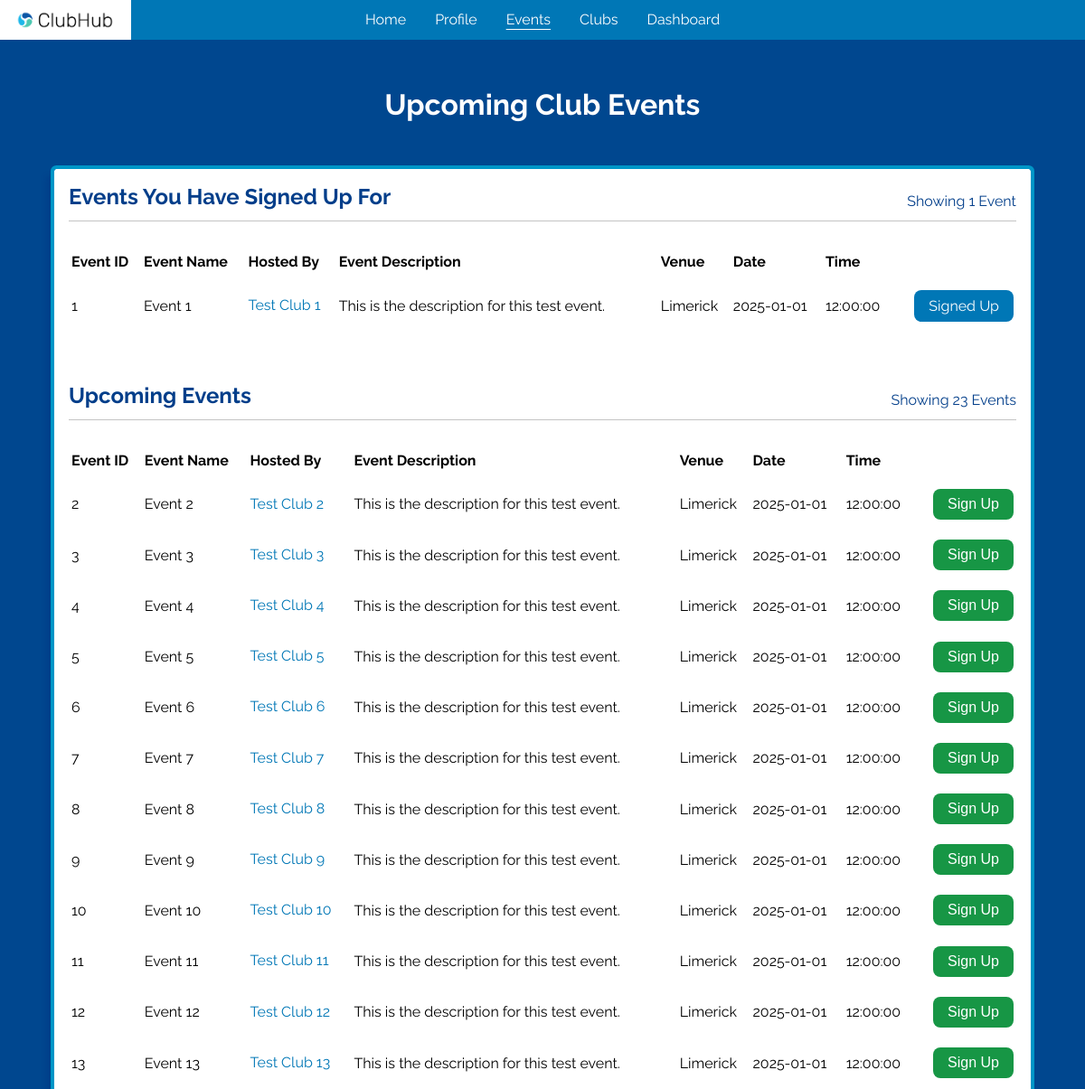
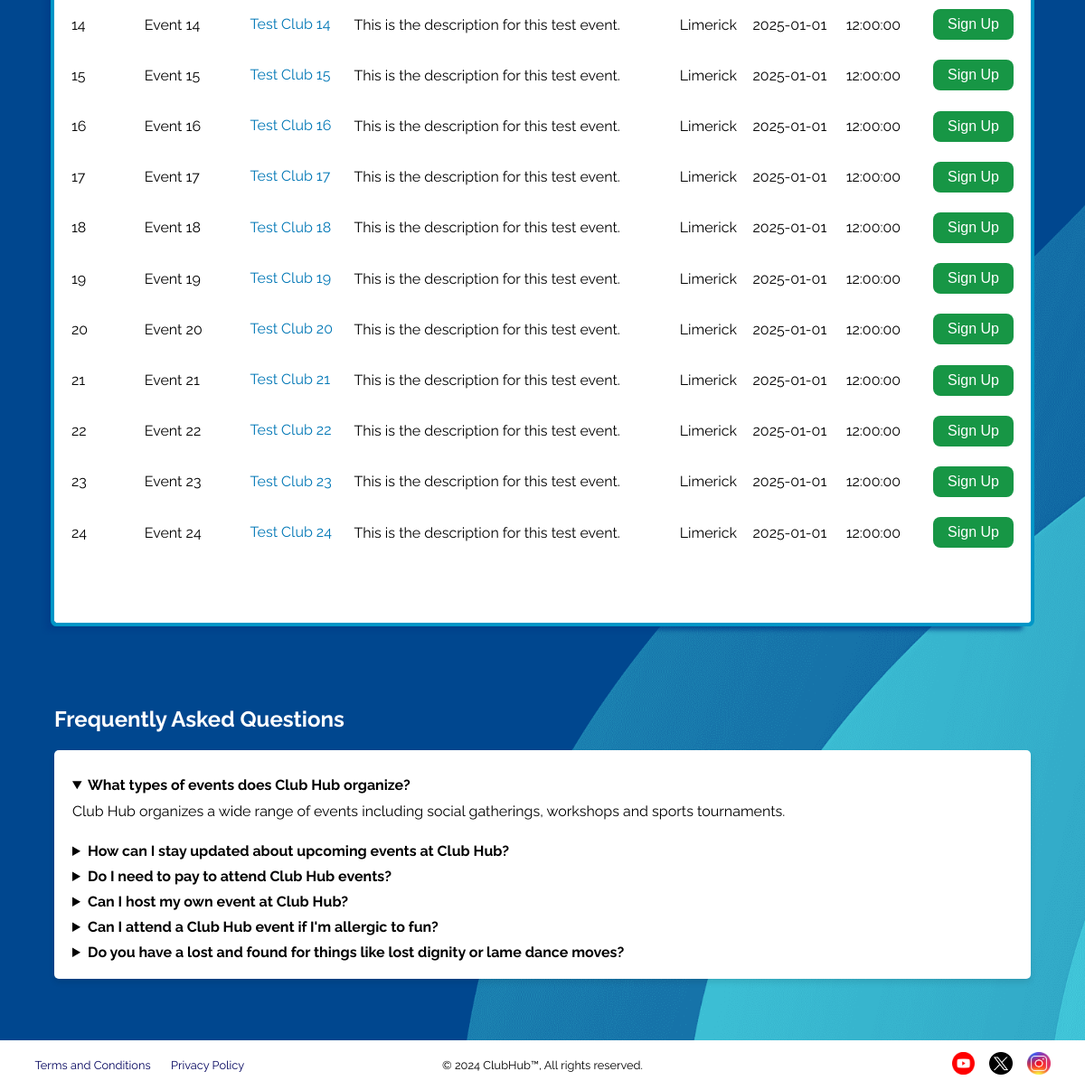
Screenshot of /events/ (signed in) with the database file from the repository (2 pictures, top to bottom).
### tables this page shows
CREATE TABLE events (
    event_id            INTEGER         NOT NULL,
    club_id             INTEGER         NOT NULL,
    event_name          TEXT            NOT NULL,
    event_description   TEXT            NOT NULL,
    venue               TEXT            NOT NULL,
    date                TEXT            NOT NULL,
    time                TEXT            NOT NULL,
    created             DATETIME        NOT NULL DEFAULT CURRENT_TIMESTAMP,
    updated             DATETIME        NOT NULL DEFAULT CURRENT_TIMESTAMP,
    -----------------------------------------------------------------------
    PRIMARY KEY (event_id),
    FOREIGN KEY (club_id) REFERENCES clubs(club_id)
);

CREATE TABLE clubs (
    club_id             INTEGER         NOT NULL,
    club_name           TEXT            NOT NULL,
    club_description    TEXT            NOT NULL,
    creator             INTEGER         NOT NULL,
    validity            TEXT            NOT NULL CHECK (validity IN ('PENDING', 'APPROVED', 'REJECTED')) DEFAULT 'PENDING',
    created             DATETIME        NOT NULL DEFAULT CURRENT_TIMESTAMP,
    updated             DATETIME        NOT NULL DEFAULT CURRENT_TIMESTAMP,
    -----------------------------------------------------------------------
    PRIMARY KEY (club_id),
    FOREIGN KEY (creator) REFERENCES users(user_id)
);

### application/blueprints/events.py (the view)
@events.route("/")
def events_main() -> str:
    invalid = validate_student_perms(endpoint="/events")
    if invalid:
        return invalid
    user_id: int = session["user-id"]
    return render_template(
        "html/student/events.html",
        registered=registered_events(user_id=user_id),
        unregistered=unregistered_events(user_id=user_id)
    )

### application/__init__.py (called while the page is built)
@app.teardown_appcontext
def close_connection(_exception) -> None:
    db: Connection = getattr(g, "_database", None)
    if db is not None:
        db.close()

### application/util/authentication/page_access.py (called while the page is built)
def validate_access_perms(user_type: str, endpoint: str) -> str | None:
    if "user" not in session:
        error(errtype=Error.RESTRICTED_PAGE_LOGGED_OUT, endpoint=endpoint)
        return render_template("misc/home.html")
    current_user_type: str = session["user-type"]
    if current_user_type != user_type:
        errtype: Error = Error[f"RESTRICTED_PAGE_{user_type}"]
        error(errtype=errtype, endpoint=endpoint, user_type=current_user_type)
        return render_template("html/misc/home.html")
    return None

### application/util/db_functions/__init__.py (called while the page is built)
def get_db() -> Connection:
    db: Connection | None = getattr(g, "_database", None)
    if db is None:
        db: Connection = connect(DB_PATH)
        db.row_factory = Row
        g._database = db
    return db

def query_db(query: str, *args, single: Optional[bool] = None) -> list[Row] | Row | None:
    single = False if single is None else single
    cursor: Cursor = get_db().cursor()
    cursor.execute(query, args)
    results: list[Row] = cursor.fetchall()
    cursor.close()
    if not results:
        return None
    return results[0] if single else results

### application/util/db_functions/events.py (called while the page is built)
def registered_events(user_id: int) -> list[Row] | None:
    return query_db(
        """
            SELECT *, ep.validity FROM event_info
            INNER JOIN event_participants ep USING (event_id)
            WHERE ep.user_id=?;
        """, user_id
    )

def unregistered_events(user_id: int) -> list[Row] | None:
    return query_db(
        """
            SELECT *, ep.validity FROM event_info
            LEFT JOIN event_participants ep ON event_info.event_id=ep.event_id AND ep.user_id=?
            WHERE ep.event_id IS NULL;
        """, user_id
    )

### application/templates/html/student/events.html (shortened to what this page needs)
{% extends "html/base/base.html" %}
{% block links %}
    <link rel="stylesheet" href="../../../static/css/events.css">
{% endblock %}
{% block header %}
    <header>
        <h1>Upcoming Club Events</h1>
    </header>
{% endblock %}
{% block content %}
    <div id="events-container">
        <div id="events-main">
            {% if registered %}
                {% if registered | length == 1 %}
                    {% set plural = "" %}
                {% else %}
                    {% set plural = "s" %}
                {% endif %}
                <div>
                    <h2>Events You Have Signed Up For</h2>
                    <p>Showing {{ registered | length }} Event{{ plural }}</p>
                </div>
                <table>
                    <thead>
                        <tr>
                            <th>Event ID</th>
                            <th>Event Name</th>
                            <th>Hosted By</th>
                            <th>Event Description</th>
                            <th>Venue</th>
                            <th>Date</th>
                            <th>Time</th>
                        </tr>
                    </thead>
                    <tbody>
                        {% for event in registered %}
                            <tr>
                                <td>{{ event["event_id"] }}</td>
                                <td>{{ event["event_name"] }}</td>
                                <td>
                                    <a class="about-club underlined-link underlined-link-db" href="/events/club-info?club_id={{ event["club_id"] }}">{{ event["club_name"] }}</a>
                                </td>
                                <td>{{ event["event_description"] }}</td>
                                <td>{{ event["venue"] }}</td>
                                <td>{{ event["date"] }}</td>
                                <td>{{ event["time"] }}</td>
                                {% if event["validity"] == "PENDING" %}
                                    <td><a class="pending" disabled>Registration Pending</a></td>
                                {% elif event["validity"] == "APPROVED" %}
                                    <td><a class="registered" disabled>Signed Up</a></td>
                                {% endif %}
                            </tr>
                        {% endfor %}
                    </tbody>
                </table>
            {% endif %}
            {% if unregistered %}
                {% if unregistered | length == 1 %}
                    {% set plural = "" %}
                {% else %}
                    {% set plural = "s" %}
                {% endif %}
                <div>
                    <h2>Upcoming Events</h2>
                    <p>Showing {{ unregistered | length }} Event{{ plural }}</p>
                </div>
                <table>
                    <thead>
                        <tr>
                            <th>Event ID</th>
                            <th>Event Name</th>
                            <th>Hosted By</th>
                            <th>Event Description</th>
                            <th>Venue</th>
                            <th>Date</th>
                            <th>Time</th>
                        </tr>
                    </thead>
                    <tbody>
                        {% for event in unregistered %}
                            <tr>
                                <td>{{ event["event_id"] }}</td>
                                <td>{{ event["event_name"] }}</td>
                                <td>
                                    <a class="about-club underlined-link underlined-link-db"  href="/events/club-info?club_id={{ event["club_id"] }}">{{ event["club_name"] }}</a>
                                </td>
                                <td>{{ event["event_description"] }}</td>
                                <td>{{ event["venue"] }}</td>
                                <td>{{ event["date"] }}</td>
                                <td>{{ event["time"] }}</td>
                                <td>
                                    <form action="/events/register?event_id={{ event["event_id"] }}&event_name={{ event["event_name"] }}&club_id={{ event["club_id"] }}" method="post">
                                        <button type="submit" class="unregistered" href="/events/register?event_id={{ event["event_id"] }}&event_name={{ event["event_name"] }}&club_id={{ event["club_id"] }}">Sign Up</button>
                                    </form>
                                </td>
                            </tr>
                        {% endfor %}
                    </tbody>
                </table>
            {% endif %}
        </div>
    </div>
    <div class="container">
      <h2>Frequently Asked Questions</h2>
      <div class="qa-section">
          <details open>
              <summary>
                  What types of events does Club Hub organize?
                  <svg class="control-icon control-icon-expand" width="24" height="24" role="presentation">
                      <use xmlns:xlink="http://www.w3.org/1999/xlink" xlink:href="#expand-more"></use>
                  </svg>
                  <svg class="control-icon control-icon-close" width="24" height="24" role="presentation">
                      <use xmlns:xlink="http://www.w3.org/1999/xlink" xlink:href="#close"></use>
                  </svg>
              </summary>
              <p>Club Hub organizes a wide range of events including social gatherings, workshops and sports tournaments.</p>
          </details>
          <details>
              <summary>
                  How can I stay updated about upcoming events at Club Hub?
                  <svg class="control-icon control-icon-expand" width="24" height="24" role="presentation">
                      <use xmlns:xlink="http://www.w3.org/1999/xlink" xlink:href="#expand-more"></use>
                  </svg>
                  <svg class="control-icon control-icon-close" width="24" height="24" role="presentation">
                      <use xmlns:xlink="http://www.w3.org/1999/xlink" xlink:href="#close"></use>
                  </svg>
              </summary>
          </details>
          <details>
              <summary>
                  Do I need to pay to attend Club Hub events?
                  <svg class="control-icon control-icon-expand" width="24" height="24" role="presentation">
                      <use xmlns:xlink="http://www.w3.org/1999/xlink" xlink:href="#expand-more"></use>
                  </svg>
                  <svg class="control-icon control-icon-close" width="24" height="24" role="presentation">
                      <use xmlns:xlink="http://www.w3.org/1999/xlink" xlink:href="#close"></use>
                  </svg>
              </summary>
          </details>
          <details>
              <summary>
                  Can I host my own event at Club Hub?
                  <svg class="control-icon control-icon-expand" width="24" height="24" role="presentation">
                      <use xmlns:xlink="http://www.w3.org/1999/xlink" xlink:href="#expand-more"></use>
                  </svg>
                  <svg class="control-icon control-icon-close" width="24" height="24" role="presentation">
                      <use xmlns:xlink="http://www.w3.org/1999/xlink" xlink:href="#close"></use>
                  </svg>
              </summary>
          </details>
          <details>
              <summary>
                  Can I attend a Club Hub event if I'm allergic to fun?
                  <svg class="control-icon control-icon-expand" width="24" height="24" role="presentation">
                      <use xmlns:xlink="http://www.w3.org/1999/xlink" xlink:href="#expand-more"></use>
                  </svg>
                  <svg class="control-icon control-icon-close" width="24" height="24" role="presentation">
                      <use xmlns:xlink="http://www.w3.org/1999/xlink" xlink:href="#close"></use>
                  </svg>
              </summary>
          </details>
          <details>
              <summary>
                  Do you have a lost and found for things like lost dignity or lame dance moves?
                  <svg class="control-icon control-icon-expand" width="24" height="24" role="presentation">
                      <use xmlns:xlink="http://www.w3.org/1999/xlink" xlink:href="#expand-more"></use>
                  </svg>
                  <svg class="control-icon control-icon-close" width="24" height="24" role="presentation">
                      <use xmlns:xlink="http://www.w3.org/1999/xlink" xlink:href="#close"></use>
                  </svg>
              </summary>
          </details>
      </div>
  </div>
{% endblock %}

### application/static/css/base.css (style rules this page uses)
:root { --light-grey: #8a8988; --lighter-grey: #c4c4c4; --even-lighter-grey: #f2f2f2; --cyan: #3bbbd2; --light-blue: #0077b6; --lighter-blue: #0096c7; --even-lighter-blue: #90e0ef; --dark-blue: #023e8a; --darker-blue: #03045e; --lighter-green: #5afa8d; --light-green: #179645; --dark-green: #237543; --light-red: #db5658; --dark-red: #990f0f; --white: #ffffff; --black: #000000; --dark-grey: #1e2e33; --email-red: #f44336; --yt-red: #ff1c04; --pink: #e33667; --turquoise: #028080; }
* { box-sizing: border-box; }
body { scroll-behavior: smooth; margin: 0; padding: 0; background-color: var(--darker-blue); font-family: "Raleway", system-ui, Arial, sans-serif !important; color: var(--white); min-height: 100vh; display: flex; flex-direction: column; overflow-x: hidden; }
::placeholder { opacity: 0.6; }
header h1 { text-align: center; margin: 1.65em 0; }
a { text-decoration: none !important; color: var(--even-lighter-blue); }
.underlined-link { display: inline-block; }
.underlined-link::after { content: ''; width: 0; height: 0.1em; display: block; margin-left: auto; margin-right: auto; transition: 190ms width ease-in-out; }
.underlined-link-db::after { background-color: var(--light-blue); }

### application/static/css/events.css (style rules this page uses)
body { background-image: url("../png/blue-background.png"); background-size: cover; background-position: center center; }
#events-container { display: flex; align-items: center; justify-content: center; flex-direction: column; margin-bottom: 7.5em; }
#events-main { display: grid; color: var(--black); background-color: var(--white); width: 90%; padding: 1em; box-shadow: -9px 8px 5px 0 rgba(2, 62, 138, 0.75); outline: 0.3em solid var(--lighter-blue); border-radius: 0.15em; }
#events-main div { display: flex; color: var(--dark-blue); border-bottom: 0.075em solid var(--lighter-grey); padding-bottom: 0.75em; margin-bottom: 2em; }
#events-main div h2 { margin: 0; width: 70%; }
#events-main div p { align-self: flex-end; margin: 0; width: 30%; text-align: right; }
#events-main table { text-align: left; margin-bottom: 4em; }
#events-main table tr td { position: relative; padding-top: 1.2em; }
.about-club { color: var(--light-blue); }
.pending, .registered, .unregistered { font-weight: normal; font-size: 1rem; border: none; display: block; margin-left: auto; width: fit-content; padding: 0.5em 1em; border-radius: 0.5em; color: var(--white); }
.registered { cursor: default; background-color: var(--light-blue); }
.unregistered { background-color: var(--light-green); transition: translate 200ms; }
.container { margin-bottom: 3em; margin-top: -3em; }
.container h2 { padding-left: 5%; }
.qa-section { background-color: var(--white); padding: 20px; border-radius: 5px; box-shadow: 0 4px 6px rgba(0, 0, 0, 0.1); width: 90%; margin: 20px auto; }
.qa-section summary { font-weight: bold; cursor: pointer; color: black; }
.qa-section p { margin-top: 10px; color: black; }

### rows the page displays
events: event_id "2", event_name "Event 2", club_name "Test Club 2", event_description "This is the description for this test event.", venue "Limerick", date "2025-01-01", time "12:00:00"
events: event_id "3", event_name "Event 3", club_name "Test Club 3", event_description "This is the description for this test event.", venue "Limerick", date "2025-01-01", time "12:00:00"
events: event_id "4", event_name "Event 4", club_name "Test Club 4", event_description "This is the description for this test event.", venue "Limerick", date "2025-01-01", time "12:00:00"
events: event_id "5", event_name "Event 5", club_name "Test Club 5", event_description "This is the description for this test event.", venue "Limerick", date "2025-01-01", time "12:00:00"
events: event_id "6", event_name "Event 6", club_name "Test Club 6", event_description "This is the description for this test event.", venue "Limerick", date "2025-01-01", time "12:00:00"
events: event_id "7", event_name "Event 7", club_name "Test Club 7", event_description "This is the description for this test event.", venue "Limerick", date "2025-01-01", time "12:00:00"
events: event_id "8", event_name "Event 8", club_name "Test Club 8", event_description "This is the description for this test event.", venue "Limerick", date "2025-01-01", time "12:00:00"
events: event_id "9", event_name "Event 9", club_name "Test Club 9", event_description "This is the description for this test event.", venue "Limerick", date "2025-01-01", time "12:00:00"
events: event_id "10", event_name "Event 10", club_name "Test Club 10", event_description "This is the description for this test event.", venue "Limerick", date "2025-01-01", time "12:00:00"
events: event_id "11", event_name "Event 11", club_name "Test Club 11", event_description "This is the description for this test event.", venue "Limerick", date "2025-01-01", time "12:00:00"
events: event_id "12", event_name "Event 12", club_name "Test Club 12", event_description "This is the description for this test event.", venue "Limerick", date "2025-01-01", time "12:00:00"
events: event_id "13", event_name "Event 13", club_name "Test Club 13", event_description "This is the description for this test event.", venue "Limerick", date "2025-01-01", time "12:00:00"
events: event_id "14", event_name "Event 14", club_name "Test Club 14", event_description "This is the description for this test event.", venue "Limerick", date "2025-01-01", time "12:00:00"
events: event_id "15", event_name "Event 15", club_name "Test Club 15", event_description "This is the description for this test event.", venue "Limerick", date "2025-01-01", time "12:00:00"
events: event_id "16", event_name "Event 16", club_name "Test Club 16", event_description "This is the description for this test event.", venue "Limerick", date "2025-01-01", time "12:00:00"
events: event_id "17", event_name "Event 17", club_name "Test Club 17", event_description "This is the description for this test event.", venue "Limerick", date "2025-01-01", time "12:00:00"
events: event_id "18", event_name "Event 18", club_name "Test Club 18", event_description "This is the description for this test event.", venue "Limerick", date "2025-01-01", time "12:00:00"
events: event_id "19", event_name "Event 19", club_name "Test Club 19", event_description "This is the description for this test event.", venue "Limerick", date "2025-01-01", time "12:00:00"
events: event_id "20", event_name "Event 20", club_name "Test Club 20", event_description "This is the description for this test event.", venue "Limerick", date "2025-01-01", time "12:00:00"
events: event_id "21", event_name "Event 21", club_name "Test Club 21", event_description "This is the description for this test event.", venue "Limerick", date "2025-01-01", time "12:00:00"
events: event_id "22", event_name "Event 22", club_name "Test Club 22", event_description "This is the description for this test event.", venue "Limerick", date "2025-01-01", time "12:00:00"
events: event_id "23", event_name "Event 23", club_name "Test Club 23", event_description "This is the description for this test event.", venue "Limerick", date "2025-01-01", time "12:00:00"
events: event_id "24", event_name "Event 24", club_name "Test Club 24", event_description "This is the description for this test event.", venue "Limerick", date "2025-01-01", time "12:00:00"

### other values shown
{{ registered | length }} "1"
{{ event["event_id"] }} "1"
{{ event["event_name"] }} "Event 1"
{{ event["club_name"] }} "Test Club 1"
{{ event["event_description"] }} "This is the description for this test event."
{{ event["venue"] }} "Limerick"
{{ event["date"] }} "2025-01-01"
{{ event["time"] }} "12:00:00"
{{ unregistered | length }} "23"
{{ plural }} "s"
